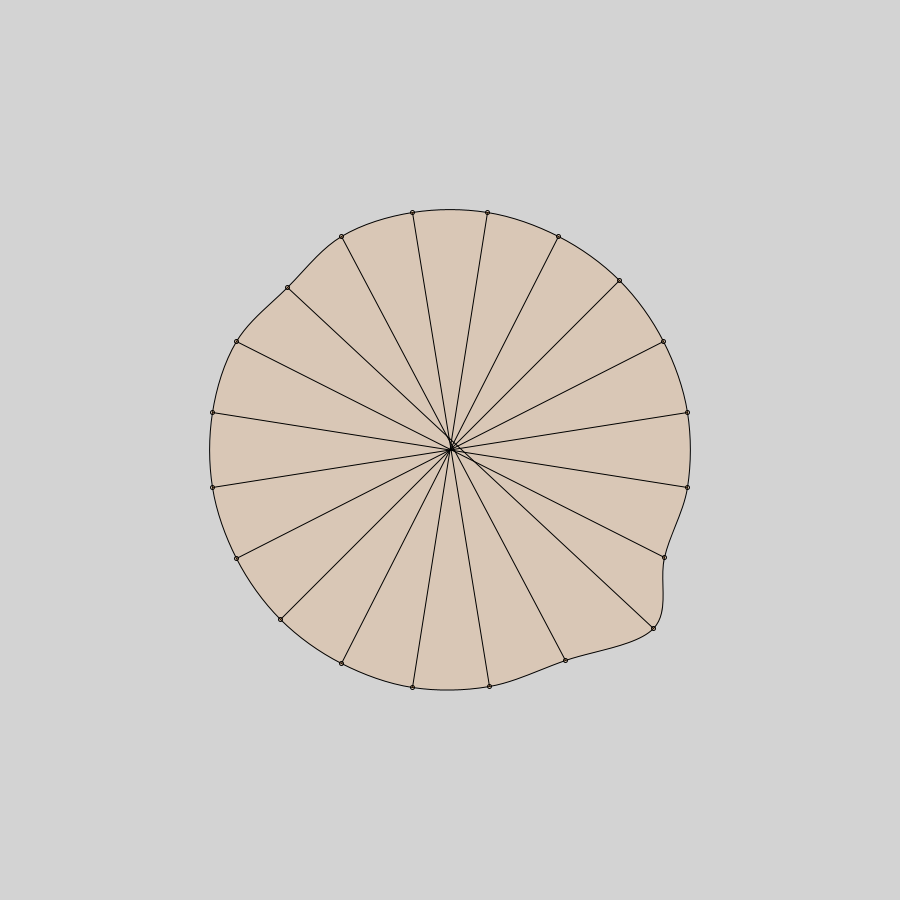
Frame 1 (no input)
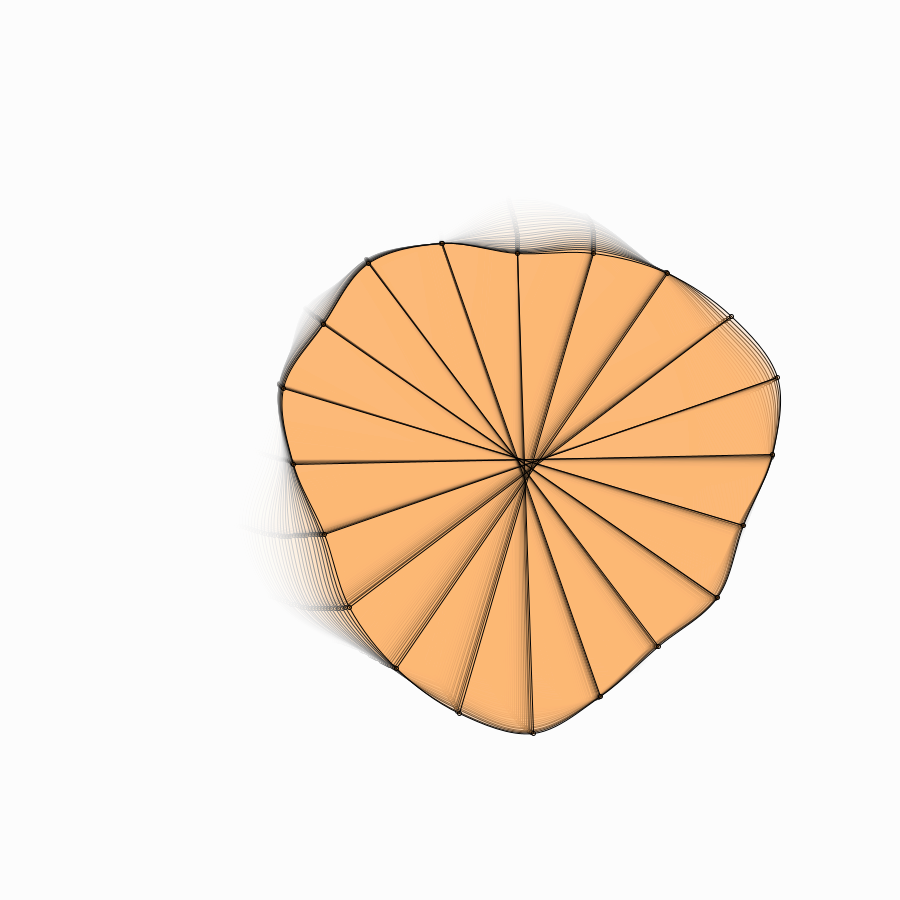
Frame 60 (the mouse pressed at the canvas centre just before this capture)
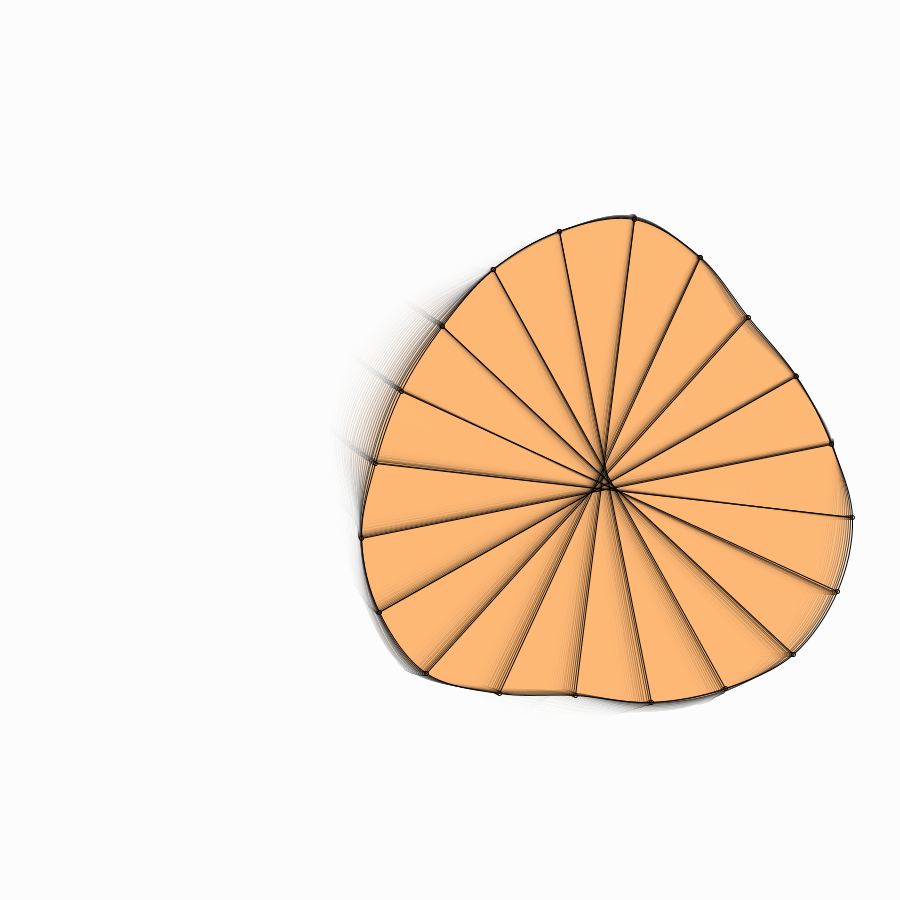
Frame 120 (the mouse held since frame 60 and released just before this capture)

The Processing sketch that drew these frames (run headless with seeded random() and noise(); from frame 60 on, the mouse is pressed at the canvas centre):

// Processing sketch: verlet_blob02
// ── verlet_blob02.pde
/*
 * Verlet Integration - stable Form
 * Pos  = pos + (pos-posOld)
 * alternative to  x += speed
 */

VerletOrg org;

void setup() {
  size(900, 900);
  org = new VerletOrg(20, 240.0, .5, color(255, 127, 0, 35), color(127, 110, 140), true);
  org.nudge(new PVector(25.5, 5.5));
}


void draw() {
  fill(255, 35);
  rect(-1, -1, width+1, height+1);
  translate(width/2, height/2);
  org.verlet();
  org.display();
}
// ── VerletNode.pde
class VerletNode {

  PVector pos, posOld;
  float radius;

  VerletNode() {
  }

  VerletNode(PVector pos, float radius) {
    this.pos = pos;
    this.radius = radius;
    this.posOld  = new PVector(pos.x, pos.y);
  }

  void verlet() {
    PVector posTemp = new PVector(pos.x, pos.y);
    pos.x += (pos.x-posOld.x);
    pos.y += (pos.y-posOld.y);
    posOld.set(posTemp);
  }

  void render() {
    ellipse(pos.x, pos.y, radius*2, radius*2);
  }

  void boundsCollision() {
    if (pos.x>width/2-radius) {
      pos.x = width/2-radius;
      posOld.x = pos.x;
    } else if (pos.x< -width/2+radius) {
      pos.x = -width/2+radius;
      posOld.x = pos.x;
    }

    if (pos.y>height/2-radius) {
      pos.y = height/2-radius;
      posOld.y = pos.y;
    } else if (pos.y<-height+radius) {
      pos.y = -height+radius;
      posOld.y = pos.y;
    }
  }
}
// ── VerletOrg.pde
class VerletOrg {
  int nodeCount;
  float radius;
  float tension;
  color fillCol;
  color strokeCol;
  boolean isSupportVisible;
  VerletNode[] nodes;
  ArrayList<VerletStick>sticks;
  ArrayList<VerletStick>support;
  int bonds;

  VerletOrg(int nodeCount, float radius, float tension, color fillCol, color strokeCol, boolean isSupportVisible) {
    this.nodeCount = nodeCount;
    this.radius = radius;
    this.tension = tension;
    this.fillCol = fillCol;
    this.strokeCol = strokeCol;
    this.isSupportVisible = isSupportVisible;

    nodes = new VerletNode[nodeCount];
    sticks = new ArrayList<VerletStick>();
    support = new ArrayList<VerletStick>();
    bonds = nodeCount + nodeCount/2;

    float theta = PI/4.0;

    // nodes
    for (int i=0; i<nodeCount; i++) {
      PVector p = new PVector(cos(theta)*radius, sin(theta)*radius);
      nodes[i] = new VerletNode(p, 2);
      theta += TWO_PI/nodeCount;
    }

    // sticks
    for (int i=0; i<nodeCount; i++) {
      if (i>0) {
        sticks.add(new VerletStick(nodes[i-1], nodes[i], tension, true));
      } 
      if (i==nodeCount-1) {
        sticks.add(new VerletStick(nodes[i], nodes[0], tension, true));
      }
    }

    // internal sticks for stability
    for (int i=nodeCount; i<bonds; i++) {
      if (i%1==0) {
        support.add(new VerletStick(nodes[i-nodeCount], nodes[i-nodeCount/2], tension, isSupportVisible));
      }
    }
  }

  // get moving
  void nudge(PVector v) {
    nodes[0].pos.add(v);
  }

  void display() {
    // draw softbody
    fill(fillCol);
    beginShape();
    curveVertex(nodes[nodes.length-2].pos.x, nodes[nodes.length-2].pos.y);
    curveVertex(nodes[nodes.length-1].pos.x, nodes[nodes.length-1].pos.y);
    for (int i=0; i<nodeCount; i++) {
      curveVertex(nodes[i].pos.x, nodes[i].pos.y);
    }
    curveVertex(nodes[0].pos.x, nodes[0].pos.y);
    endShape(CLOSE);

    for (int i=0; i<support.size(); i++) {
      support.get(i).render();
    }

    for (int i=0; i<nodeCount; i++) {
      if (isSupportVisible) {
        nodes[i].render();
      }
    }
  }


  void verlet() {
    for (int i=0; i<sticks.size(); i++) {
      sticks.get(i).constrainLen();
    }

    for (int i=0; i<support.size(); i++) {
      support.get(i).constrainLen();
    }

    for (int i=0; i<nodeCount; i++) {
      nodes[i].verlet();

      // bounds detection
      nodes[i].boundsCollision();
    }
  }
}
// ── VerletStick.pde
class VerletStick {
  VerletNode n1, n2;
  float tension;
  boolean isVisible;

  PVector vecOrig;
  float len;

  VerletStick() {
  }

  VerletStick(VerletNode n1, VerletNode n2, float tension, boolean isVisible) {
    this.n1 = n1;
    this.n2 = n2;
    this.tension = tension;
    this.isVisible = isVisible;
    vecOrig  = new PVector(n2.pos.x-n1.pos.x, n2.pos.y-n1.pos.y);
    len = dist(n1.pos.x, n1.pos.y, n2.pos.x, n2.pos.y);
  }

  void render() {
    if (isVisible) {
      beginShape();
      vertex(n1.pos.x, n1.pos.y);
      vertex(n2.pos.x, n2.pos.y);
      endShape();
    }
  }

  void constrainLen() {
    PVector delta = new PVector(n2.pos.x-n1.pos.x, n2.pos.y-n1.pos.y);
    float deltaLength = delta.mag();
    float difference = ((deltaLength - len) / deltaLength);
    n1.pos.x += delta.x * (0.5f * tension * difference);
    n1.pos.y += delta.y * (0.5f * tension * difference);
    n2.pos.x -= delta.x * (0.5f * tension * difference);
    n2.pos.y -= delta.y * (0.5f * tension * difference);
  }
}
